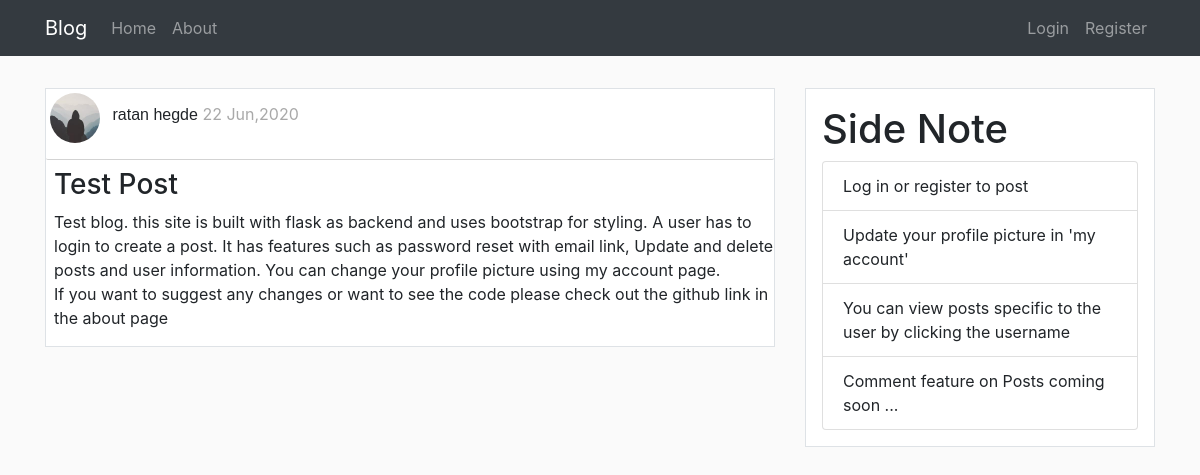
/post/1, run on an earlier commit of the app's database.
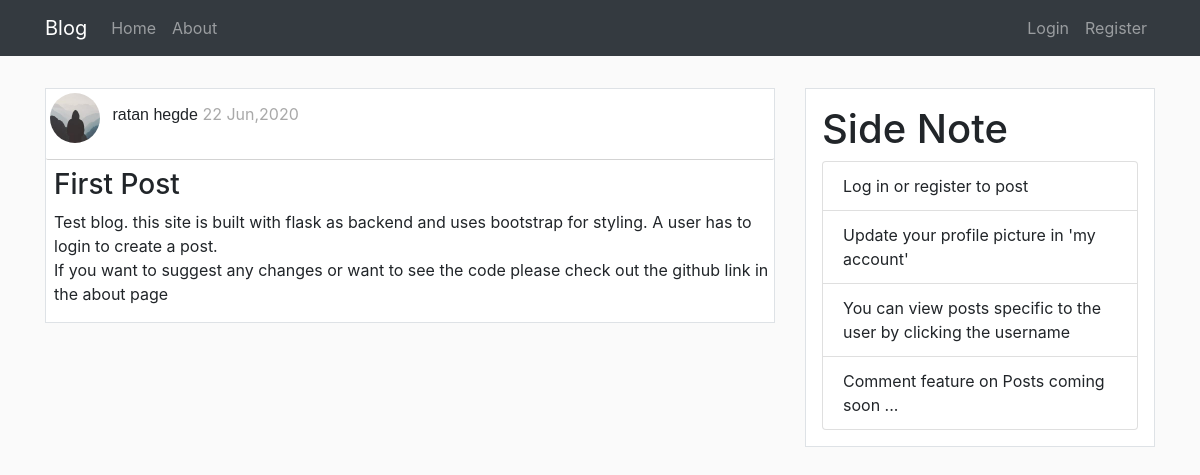
And on a later commit of the database.
### flaskBlog/models.py (models this page shows, shortened)
class Post(db.Model):
    id = db.Column(db.Integer , primary_key = True)
    title = db.Column(db.String(100), nullable=False)
    date_posted = db.Column(db.DateTime, nullable=False, default=datetime.utcnow)
    content = db.Column(db.Text, nullable=False)
    user_id = db.Column(db.Integer, db.ForeignKey('user.id'), nullable=False)

### flaskBlog/posts/routes.py (the view)
@posts.route("/post/<int:post_id>")
def post(post_id):
    post = Post.query.get_or_404(post_id)
    return render_template('post.html',title=post.title,post=post)

### flaskBlog/templates/post.html (shortened to what this page needs)
{% extends 'layout.html' %}
{% block content %}
<div class="article border">
    <div class="post-metadata">
        <img class="rounded-circle mt-1 ml-1"
            src="{{ url_for('static',filename='profile_pics/'+post.author.image_file) }}" alt="" id="post_img">
        <span class="Postauthor ml-2"><a href="{{ url_for('users.user_posts',username=post.author.username) }}">{{ post.author.username }}</a></span>
        <span class="Postdate mr-1"> {{ post.date_posted.strftime('%d %b,%Y') }}</span>
    </div>
    <h3 class="mt-2 ml-2 mr-2">{{ post.title }}</h3>
    <p class="ml-2" id="article-content" style="white-space: pre-line;">{{ post.content }}</p>
</div>
{% endblock %}

What changed in the data, as far as the page shows it:
changed Post: title "Test Post" → "First Post"; content "…to create a post. It has features such as password reset with email link, Update and delete posts and user information. You can change your profile picture using my account page. If you want to…" → "…to create a post. If you want to…"
